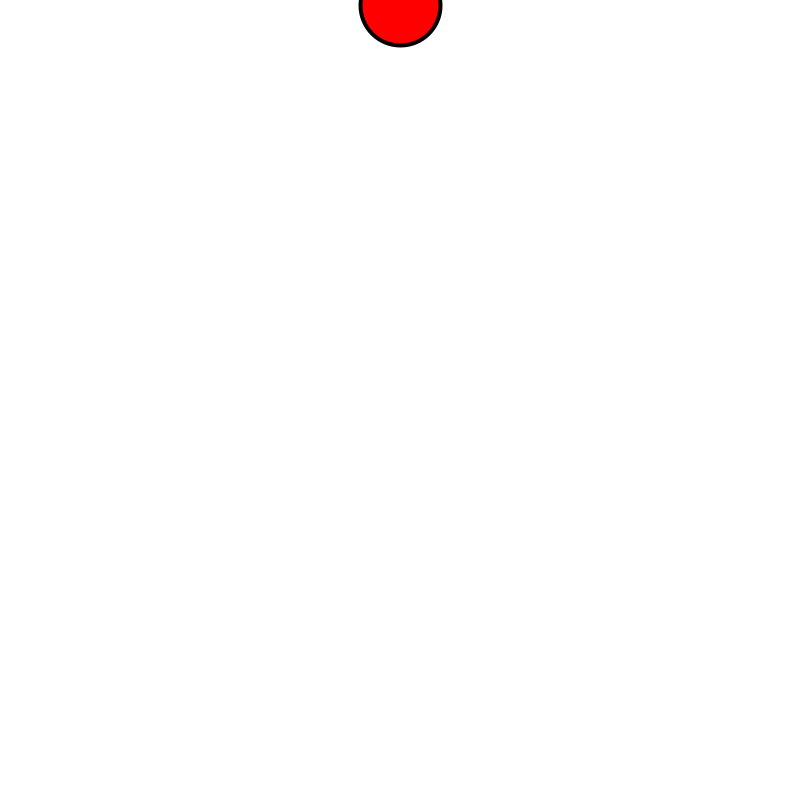
Frame 1 (no input)
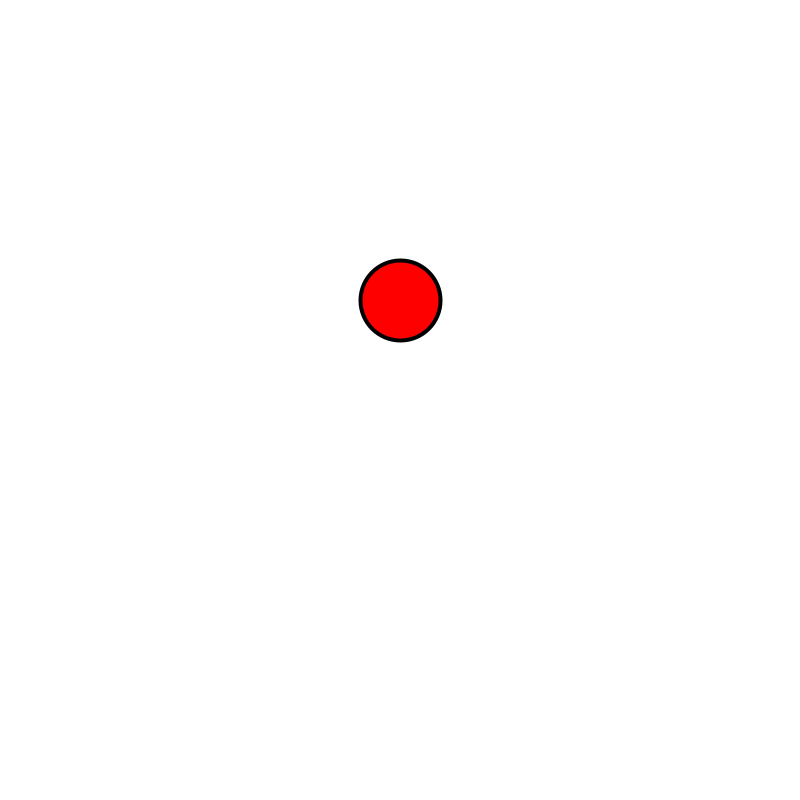
Frame 60 (the mouse pressed at the canvas centre just before this capture)
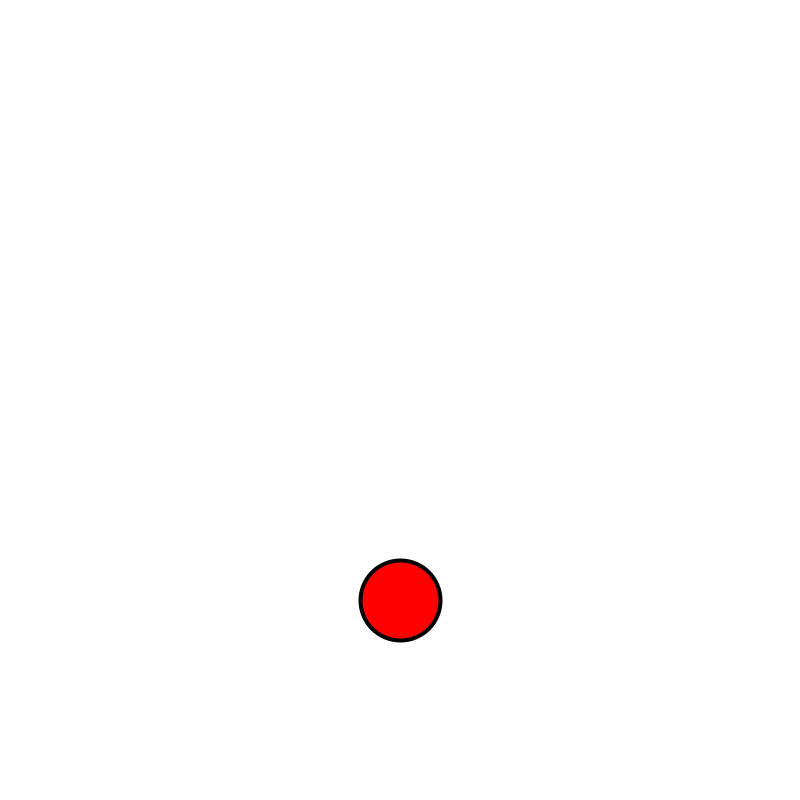
Frame 120 (the mouse held since frame 60 and released just before this capture)

The Processing sketch that drew these frames (run headless with seeded random() and noise(); from frame 60 on, the mouse is pressed at the canvas centre):

// Processing sketch: linearMotion03
// ── linearMotion03.pde

float x, y;

float stepY = 5.0;

void setup(){
  size(800,800);
  frameRate(30);
  
  y = 0;
  x = width/2;
}


void draw(){
  
  background(255);
  
  y += stepY;
  
  fill(255,0,0); strokeWeight(4);
  ellipse(x, y, 80, 80);
  
  if(y>height){
    y = 0;
  }
}
